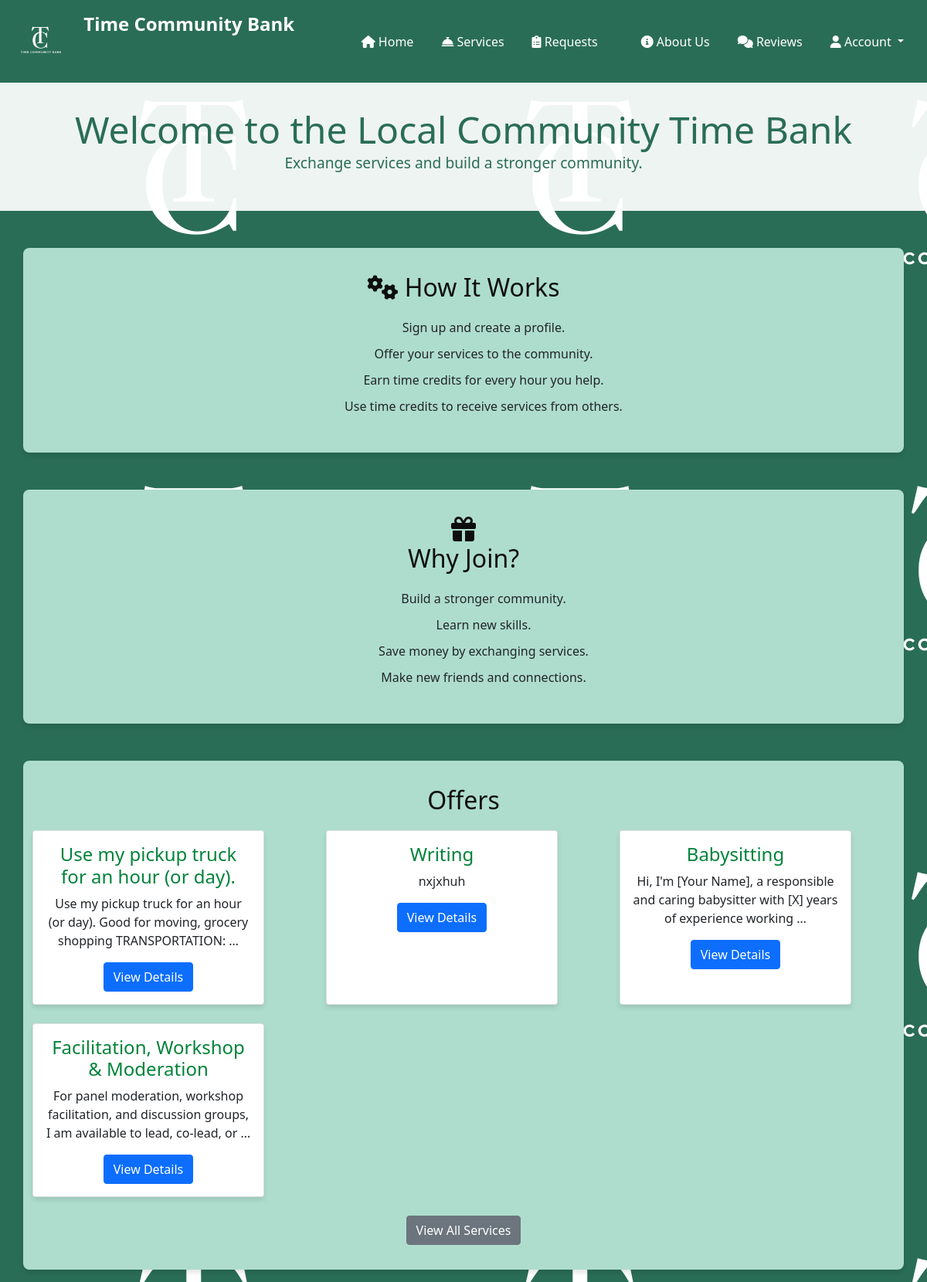
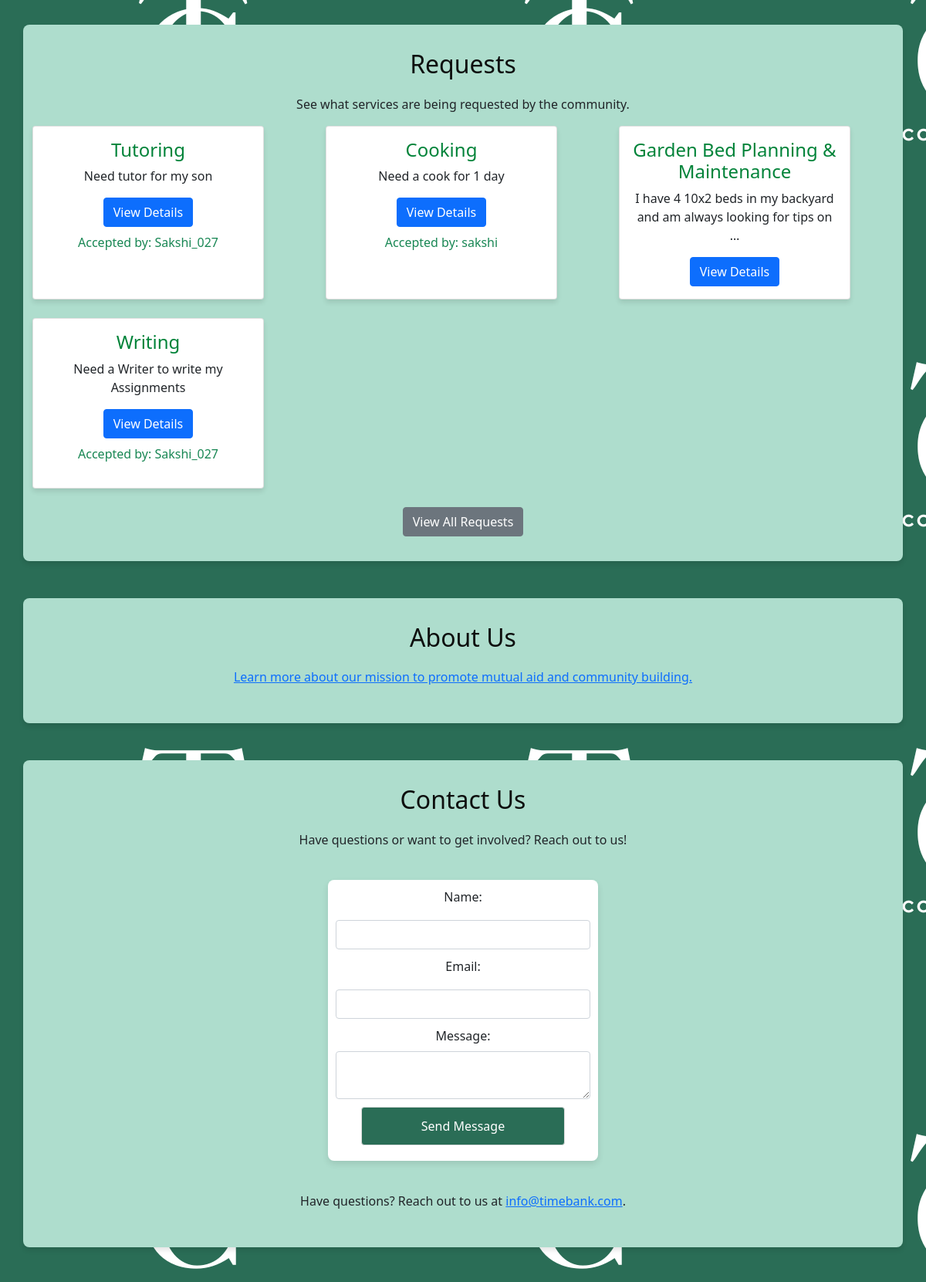
The page / (upper part) on the database its author committed (2 pictures, top to bottom).
### demo/models.py (models this page shows, shortened)
class Service(models.Model):
    CATEGORY_CHOICES = [
        ('Babysitting', 'Babysitting'),
        ('Gardening', 'Gardening'),
        ('Tutoring', 'Tutoring'),
        ('Other', 'Other'),
    ]
    user = models.ForeignKey(User, on_delete=models.CASCADE, related_name="requests_posted")  # Request creator
    provider = models.ForeignKey(User, on_delete=models.CASCADE, related_name="requests_accepted", null=True, blank=True)  # User fulfilling the request
    credit_amount = models.DecimalField(max_digits=10, decimal_places=2, default=10)  # Credits for the task
    is_completed = models.BooleanField(default=False)  # Whether the task is marked as complete
    is_approved = models.BooleanField(default=False)  # Approval status by the requester
    created_at = models.DateTimeField(auto_now_add=True)
    updated_at = models.DateTimeField(auto_now=True)
    status = models.CharField(choices=[('open', 'Open'), ('completed', 'Completed')], default='open', max_length=10)
    title = models.CharField(max_length=100)
    description = models.TextField()
    name = models.CharField(max_length=255, default='Unnamed Service')
    price = models.DecimalField(max_digits=10, decimal_places=2,default=0.00)
    location = models.CharField(max_length=255, blank=True, null=True)  # Add location field
    category = models.CharField(max_length=100, default='General')
    hours_offered = models.DecimalField(max_digits=5, decimal_places=2)
    date_created = models.DateTimeField(auto_now_add=True)
    image = models.ImageField(upload_to='services_images/', null=True, blank=True)
    accepted = models.BooleanField(default=False)  # New field to track if the service is accepted
    class Meta:
        ordering = ['-created_at']

class ServiceRequest(models.Model):
    CATEGORY_CHOICES = [
        ('Babysitting', 'Babysitting'),
        ('Gardening', 'Gardening'),
        ('Tutoring', 'Tutoring'),
        ('Other', 'Other'),
    ]
    user = models.ForeignKey(User, on_delete=models.CASCADE, related_name="service_requests")  # Requester
    provider = models.ForeignKey(User, on_delete=models.CASCADE, related_name="requests_fulfilled", null=True, blank=True)
    credit_amount = models.DecimalField(max_digits=10, decimal_places=2,default=0.00)  # Credits for the task
    is_approved = models.BooleanField(default=False)
    title = models.CharField(max_length=100)
    description = models.TextField()
    category = models.CharField(max_length=50, choices=CATEGORY_CHOICES)
    hours_requested = models.DecimalField(max_digits=5, decimal_places=2)
    date_created = models.DateTimeField(auto_now_add=True)
    accepted = models.BooleanField(default=False)
    location = models.CharField(max_length=255, blank=True, null=True)  # Ensure this field exists
    is_completed = models.BooleanField(default=False)
    credit_requested = models.BooleanField(default=False)  # New field: whether worker requested credit
    created_at = models.DateTimeField(auto_now_add=True)
    work_completed = models.BooleanField(default=False)
    accepted_by = models.ForeignKey(User, related_name='accepted_service_requests', on_delete=models.SET_NULL, null=True, blank=True)

### demo/views.py (the view)
# urls.py: path('', views.home, name='home'),
def home(request):
    services = Service.objects.filter(is_approved=True)[:4]
    service_requests = ServiceRequest.objects.all()[:4]  # Fetch all service requests
    return render(request, 'home.html', {
        'services': services,
        'service_requests': service_requests
    })

### templates/home.html (shortened to what this page needs)
{% load static %}
<!DOCTYPE html>
<html lang="en">
<head>
    <link rel="stylesheet" href="{% static 'home.css' %}">
    <link rel="stylesheet" href="{% static 'abc.css' %}">
    <link rel="stylesheet" href="https://cdnjs.cloudflare.com/ajax/libs/font-awesome/6.0.0/css/all.min.css">
    <link rel="stylesheet" href="https://cdnjs.cloudflare.com/ajax/libs/bootstrap/5.1.3/css/bootstrap.min.css">
    </head>
    <body>
</head>
<body>
    <nav class="navbar navbar-expand-lg navbar-dark bg-primary custom-navbar">
        <div class="container-fluid">
            <a class="navbar-brand" href="#">
                <img src="{% static 'Logo.png' %}" alt="Logo" width="80" height="80" class="d-inline-block align-text-top">
                <span>Time Community Bank</span>
            </a>
            <div class="collapse navbar-collapse" id="navbarNav">
                <ul class="navbar-nav ms-auto text-center">
                    <li class="nav-item"><a class="nav-link" href="{% url 'home' %}"><i class="fas fa-home"></i> Home</a></li>
                    <li class="nav-item"><a class="nav-link" href="{% url 'service_list' %}"><i class="fas fa-concierge-bell"></i> Services</a></li>
                    <li class="nav-item"><a class="nav-link" href="{% url 'request_list' %}?category=Request"><i class="fas fa-clipboard-list"></i> Requests</a></li>
                    <li class="nav-item"><a class="nav-link" href="{% url 'about_us' %}"><i class="fas fa-info-circle"></i> About Us</a></li>
                    <li class="nav-item"><a class="nav-link" href="{% url 'all_reviews' %}"><i class="fas fa-comments"></i> Reviews</a></li>
                    <li class="nav-item dropdown">
                        <a class="nav-link dropdown-toggle" href="#" role="button" data-bs-toggle="dropdown" aria-expanded="false">
                            <i class="fas fa-user"></i> Account
                        </a>
                    </li>
                </ul>
            </div>
        </div>
    </nav>
    <header>
        <div class="container">
            <h1>Welcome to the Local Community Time Bank</h1>
            <p>Exchange services and build a stronger community.</p>
        </div>
    </header>
    <section id="how-it-works" class="container my-5">
        <h3><i class="fas fa-cogs"></i> How It Works</h3>
        <ol class="text-center">
            <li>Sign up and create a profile.</li>
            <li>Offer your services to the community.</li>
            <li>Earn time credits for every hour you help.</li>
            <li>Use time credits to receive services from others.</li>
        </ol>
    </section>
    <section id="benefits" class="container my-5">
        <h3 class="text-center"><i class="fas fa-gift"></i><br>Why Join?</h3>
        <ul>
            <li>Build a stronger community.</li>
            <li>Learn new skills.</li>
            <li>Save money by exchanging services.</li>
            <li>Make new friends and connections.</li>
        </ul>
    </section>
    <section id="offers" class="container my-5">
        <h2>Offers</h2>
        <div class="row row-cols-1 row-cols-md-2 row-cols-lg-3 g-4">
            {% for service in services %}
                <div class="col">
                    <div class="card h-100">
                        <div class="card-body">
                            <h5 class="card-title">{{ service.title }}</h5>
                            <p class="card-text">{{ service.description|truncatewords:15 }}</p>
                            <a href="{% url 'service_detail' service.id %}" class="btn btn-primary">View Details</a>
                        </div>
                    </div>
                </div>
            {% empty %}
                <p class="text-center">No services available at the moment.</p>
            {% endfor %}
        </div>
        <div class="text-center mt-4">
            <a href="{% url 'service_list' %}" class="btn btn-secondary">View All Services</a>
        </div>
    </section>
 <section id="requests" class="container my-5">
        <h2 class="text-center">Requests</h2>
        <p class="text-center">See what services are being requested by the community.</p>
        <div class="row row-cols-1 row-cols-md-2 row-cols-lg-3 g-4">
            {% for request in service_requests %}
                <div class="col">
                    <div class="card h-100">
                        <div class="card-body">
                            <h5 class="card-title">{{ request.title }}</h5>
                            <p class="card-text">
                                {{ request.description|truncatewords:15 }}
                            </p>
                            <a href="{% url 'request_detail' request.id %}" class="btn btn-primary">View Details</a>
                            {% if request.accepted_by %}
                                <p class="text-success mt-2">Accepted by: {{ request.accepted_by.username }}</p>
                            {% endif %}
                        </div>
                    </div>
                </div>
            {% empty %}
                <p class="text-center">No requests available at the moment.</p>
            {% endfor %}
        </div>
        <div class="text-center mt-4">
            <a href="{% url 'request_list' %}" class="btn btn-secondary">View All Requests</a>
        </div>
    </section>
    <section id="about" class="container my-5">
        <h3>About Us</h3>
        <p><a href="{% url 'about_us' %}">Learn more about our mission to promote mutual aid and community building.</a></p>
    </section>
    <section id="contact" class="container my-5">
        <h2>Contact Us</h2>
        <p>Have questions or want to get involved? Reach out to us!</p>
        <form method="post" action="{% url 'contact' %}">
            <label for="name" class="form-label">Name:</label>
            <input type="text" class="form-control" id="name" name="name" required>
            <label for="email" class="form-label">Email:</label>
            <input type="email" class="form-control" id="email" name="email" required>
            <label for="message" class="form-label">Message:</label>
            <textarea class="form-control" id="message" name="message" required></textarea>
            <button type="submit" href="{% url 'contact_success'  %}">Send Message</button>
        </form>
        <p>Have questions? Reach out to us at <a href="mailto:info@timebank.com">info@timebank.com</a>.</p>
    </section>
</body>
</html>

### templates/home.html (style rules this page uses)
.custom-navbar { background-color:#2a6d56 !important; }
.custom-navbar .navbar-brand { font-size: 1.5rem; font-weight: bold; color:white; }
.custom-navbar .nav-link { color: white !important; }

### rows shown on the page
Service: title "Use my pickup truck for an hour (or day).", description "Use my pickup truck for an hour (or day). Good for moving, grocery shopping TRANSPORTATION: …"
Service: title "Writing", description "nxjxhuh"
Service: title "Babysitting", description "Hi, I'm [Your Name], a responsible and caring babysitter with [X] years of experience working …"
Service: title "Facilitation, Workshop & Moderation", description "For panel moderation, workshop facilitation, and discussion groups, I am available to lead, co-lead, or …"
ServiceRequest: title "Tutoring", description "Need tutor for my son", accepted_by.username "Sakshi_027"
ServiceRequest: title "Cooking", description "Need a cook for 1 day", accepted_by.username "sakshi"
ServiceRequest: title "Garden Bed Planning & Maintenance", description "I have 4 10x2 beds in my backyard and am always looking for tips on …"
ServiceRequest: title "Writing", description "Need a Writer to write my Assignments", accepted_by.username "Sakshi_027"
